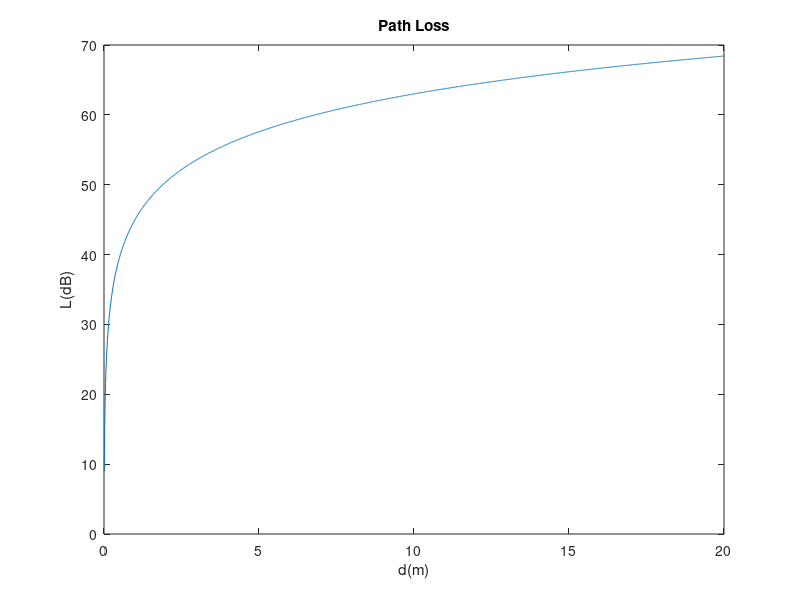

This chart was generated by the following MATLAB code:
% Path loss
clear all; clc;
d = 0:0.01:20;
K = 45;
gamma = 1.8;
d0 = 1;
L = K + 10*gamma*log10(d/d0);

PAF = 4;
FAF = 10;
   
OnefloorPerCell = K + 10*gamma*log10(19.75/d0) + 3*PAF + 0*FAF
TwofloorPerCell = K + 10*gamma*log10(19.75/d0) + 3*PAF + 1*FAF
ThreefloorPerCell = K + 10*gamma*log10(20.43/d0) + 3*PAF + 1*FAF
FourfloorPerCell = K + 10*gamma*log10(20.43/d0) + 3*PAF + 2*FAF
plot(d, L)
title('Path Loss')
xlabel('d(m)')
ylabel('L(dB)')